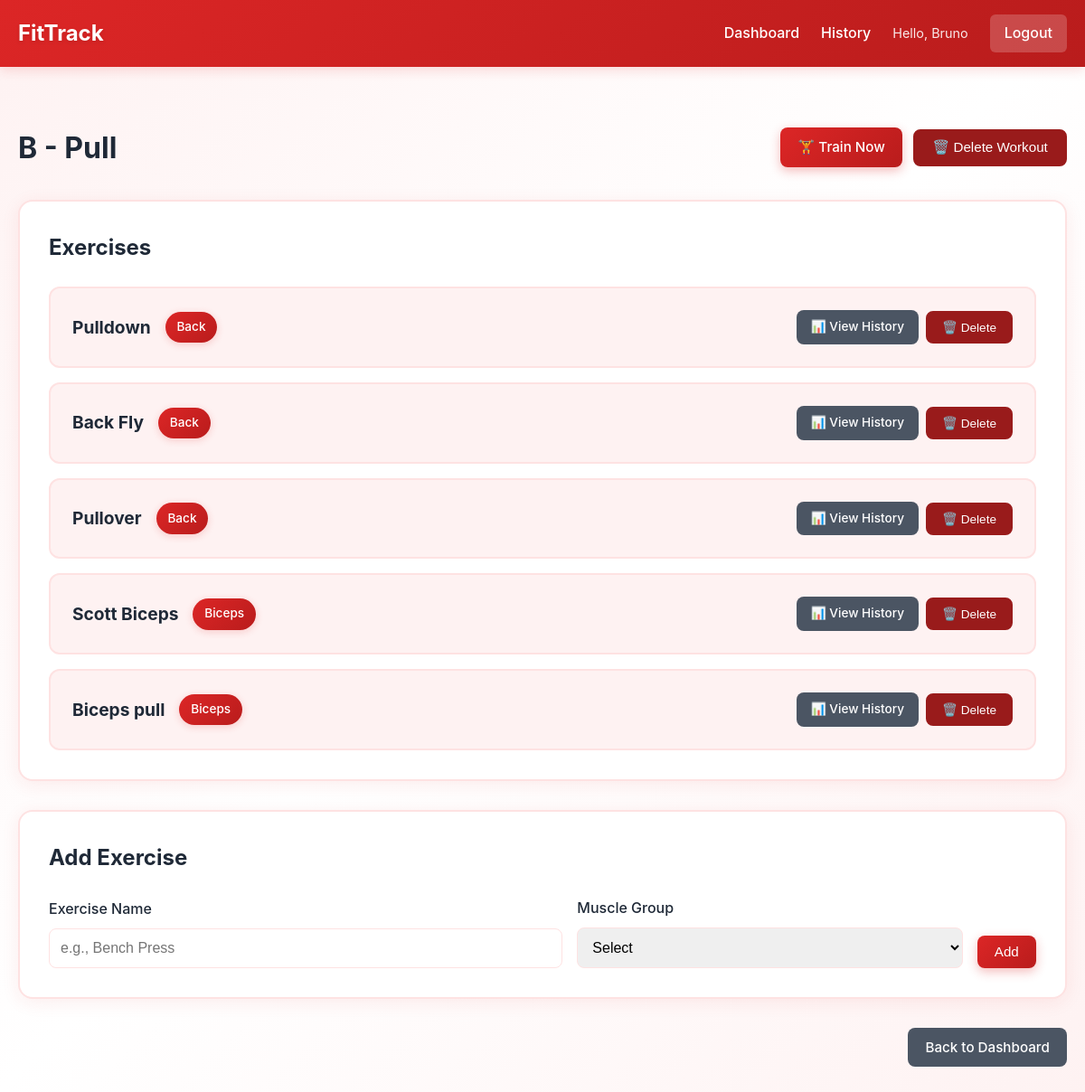
Screenshot of /workout/2 (signed in) with the database file from the repository.
### tables this page shows
CREATE TABLE workouts (
        id INTEGER PRIMARY KEY AUTOINCREMENT,
        user_id INTEGER NOT NULL,
        name TEXT NOT NULL,
        FOREIGN KEY (user_id) REFERENCES users (id)
    );

CREATE TABLE exercises (
        id INTEGER PRIMARY KEY AUTOINCREMENT,
        workout_id INTEGER NOT NULL,
        name TEXT NOT NULL,
        muscle_group TEXT,
        FOREIGN KEY (workout_id) REFERENCES workouts (id)
    );

### app.py (the view)
@app.route('/workout/<int:workout_id>')
def workout_detail(workout_id):
    if 'user_id' not in session:
        return redirect(url_for('login'))
    conn = get_db()
    workout = conn.execute('SELECT * FROM workouts WHERE id = ? AND user_id = ?',
                          (workout_id, session['user_id'])).fetchone()
    if not workout:
        conn.close()
        return redirect(url_for('dashboard'))
    exercises = conn.execute('SELECT * FROM exercises WHERE workout_id = ?',
                           (workout_id,)).fetchall()
    conn.close()
    return render_template('workout_detail.html', workout=workout, exercises=exercises)

### app.py (called while the page is built)
def get_db():
    conn = sqlite3.connect(DATABASE)
    conn.row_factory = sqlite3.Row
    return conn

### templates/workout_detail.html (shortened to what this page needs)
{% extends "base.html" %}
{% block content %}
<div class="workout-detail">
    <div class="page-header">
        <h1>{{ workout.name }}</h1>
        <div class="header-actions">
            <a href="{{ url_for('train_workout', workout_id=workout.id) }}" class="btn btn-success">
                🏋️ Train Now
            </a>
            <form method="POST" action="{{ url_for('delete_workout', workout_id=workout.id) }}" style="display: inline;" onsubmit="return confirm('Are you sure you want to delete this entire workout? All exercises and records will be lost.');">
                <button type="submit" class="btn btn-danger">
                    🗑️ Delete Workout
                </button>
            </form>
        </div>
    </div>
    <div class="section">
        <h2>Exercises</h2>
        {% if exercises %}
        <div class="exercise-list">
            {% for exercise in exercises %}
            <div class="exercise-item">
                <div class="exercise-info">
                    <h3>{{ exercise.name }}</h3>
                    <span class="muscle-badge">{{ exercise.muscle_group }}</span>
                </div>
                <div class="exercise-actions">
                    <a href="{{ url_for('exercise_history', exercise_id=exercise.id) }}" class="btn btn-secondary btn-sm">
                        📊 View History
                    </a>
                    <form method="POST" action="{{ url_for('delete_exercise', exercise_id=exercise.id) }}" style="display: inline;" onsubmit="return confirm('Are you sure you want to delete this exercise? All records will be lost.');">
                        <button type="submit" class="btn btn-danger btn-sm">
                            🗑️ Delete
                        </button>
                    </form>
                </div>
            </div>
            {% endfor %}
        </div>
        {% else %}
        <p class="empty-message">No exercises added yet.</p>
        {% endif %}
    </div>
    <div class="section">
        <h2>Add Exercise</h2>
        <form method="POST" action="{{ url_for('add_exercise', workout_id=workout.id) }}" class="exercise-form">
            <div class="form-row">
                <div class="form-group">
                    <label for="name">Exercise Name</label>
                    <input type="text" id="name" name="name" placeholder="e.g., Bench Press" required>
                </div>
                <div class="form-group">
                    <label for="muscle_group">Muscle Group</label>
                    <select id="muscle_group" name="muscle_group" required>
                        <option value="">Select</option>
                    </select>
                </div>
                <button type="submit" class="btn btn-primary">Add</button>
            </div>
        </form>
    </div>
    <div class="form-actions">
        <a href="{{ url_for('dashboard') }}" class="btn btn-secondary">Back to Dashboard</a>
    </div>
</div>
{% endblock %}

### static/style.css (style rules this page uses)
* { margin: 0; padding: 0; box-sizing: border-box; }
:root { --primary: #dc2626; --primary-dark: #b91c1c; --primary-light: #fca5a5; --success: #dc2626; --danger: #991b1b; --secondary: #4b5563; --bg: #ffffff; --bg-light: #fef2f2; --card: #ffffff; --text: #1f2937; --text-light: #6b7280; --border: #fee2e2; --accent: #fef2f2; }
body { font-family: -apple-system, BlinkMacSystemFont, 'Segoe UI', Roboto, Oxygen, Ubuntu, Cantarell, sans-serif; background: linear-gradient(135deg, #fef2f2 0%, #ffffff 50%, #fef2f2 100%); background-attachment: fixed; color: var(--text); line-height: 1.6; min-height: 100vh; }
.btn { padding: 0.6rem 1.2rem; border: none; border-radius: 8px; font-size: 0.95rem; font-weight: 500; cursor: pointer; text-decoration: none; display: inline-block; transition: all 0.2s; }
.btn-primary { background: linear-gradient(135deg, #dc2626 0%, #b91c1c 100%); color: white; box-shadow: 0 4px 12px rgba(220, 38, 38, 0.3); }
.btn-secondary { background: var(--secondary); color: white; }
.btn-danger { background: #991b1b; color: white; border: 2px solid #991b1b; }
.btn-success { background: linear-gradient(135deg, #dc2626 0%, #b91c1c 100%); color: white; box-shadow: 0 4px 12px rgba(220, 38, 38, 0.3); }
.form-group { display: flex; flex-direction: column; gap: 0.5rem; }
.form-group label { font-weight: 500; color: var(--text); }
.form-group input, .form-group select { padding: 0.75rem; border: 1px solid var(--border); border-radius: 8px; font-size: 1rem; transition: border-color 0.2s; }
.section { background: white; padding: 2rem; border-radius: 16px; margin-bottom: 2rem; box-shadow: 0 4px 20px rgba(220, 38, 38, 0.08); border: 2px solid var(--border); }
.section h2 { margin-bottom: 1.5rem; font-size: 1.5rem; }
.workout-detail { padding: 2rem 0; }
.page-header { display: flex; justify-content: space-between; align-items: center; margin-bottom: 2rem; flex-wrap: wrap; gap: 1rem; }
.header-actions { display: flex; gap: 0.75rem; align-items: center; }
.exercise-list { display: flex; flex-direction: column; gap: 1rem; }
.exercise-item { padding: 1.5rem; background: var(--bg-light); border-radius: 12px; border: 2px solid var(--border); transition: all 0.3s; display: flex; justify-content: space-between; align-items: center; }
.exercise-actions { display: flex; gap: 0.5rem; align-items: center; }
.exercise-info { display: flex; align-items: center; gap: 1rem; flex: 1; }
.exercise-info h3 { font-size: 1.2rem; margin: 0; }
.btn-sm { padding: 0.5rem 1rem; font-size: 0.85rem; }
.muscle-badge { background: linear-gradient(135deg, #dc2626 0%, #b91c1c 100%); color: white; padding: 0.4rem 0.8rem; border-radius: 20px; font-size: 0.85rem; font-weight: 500; box-shadow: 0 2px 8px rgba(220, 38, 38, 0.2); }
.exercise-form { margin-top: 1rem; }
.form-row { display: grid; grid-template-columns: 2fr 1.5fr auto; gap: 1rem; align-items: end; }
.form-actions { display: flex; gap: 1rem; justify-content: flex-end; margin-top: 2rem; }

### rows the page displays
workouts: name "B - Pull"
exercises: name "Pulldown", muscle_group "Back"
exercises: name "Back Fly", muscle_group "Back"
exercises: name "Pullover", muscle_group "Back"
exercises: name "Scott Biceps", muscle_group "Biceps"
exercises: name "Biceps pull", muscle_group "Biceps"

### other values shown
{{ session.user_name }} "Bruno"
